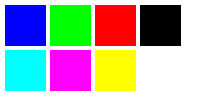
#> input picture gokPrj/image_processing/color_img.png, 200 x 100 px
$ python test.py
#> lines starting #> are read from the running program, lines starting #| are printed output that depends on the picture; after the words box and inside, x2 and y2 are one past the last pixel; in counts of white or black regions, pixels touching at a corner belong together
### gokPrj/image_processing/color_component.py
import cv2 as cv
from utilities import show_in_matplotlib


def get_channel(img, channel):
    b = img[:, :, channel]
    # g = img[:,:,1]
    # r = img[:,:,2]
    return b


def remove_channel(img, channel):
    imgCopy = img.copy()
    imgCopy[:, :, channel] = 0

    return imgCopy


# [15 lines left out: function remove_channel_v0, not called in this run]


# [12 lines that do not run on import are left out]

### gokPrj/image_processing/image_scale.py
import cv2 as cv
from utilities import show_in_matplotlib


# [8 lines left out: function double_size, not called in this run]


def half_size(img):
    return cv.resize(img, None, fx=.5, fy=.5,
                     interpolation=cv.INTER_NEAREST)


def enlarge(img, fx, fy):
    '''
    enlarge an image by factor fx and fy on width and height respectively

    @fx: width factor
    @fy: height factor

    '''
    img_resized = cv.resize(img,  None, fx=fx, fy=fx,
                            interpolation=cv.INTER_AREA)
    return img_resized

# [8 lines left out: function reduce, not called in this run]

# [15 lines that do not run on import are left out]

### gokPrj/image_processing/test.py

import cv2 as cv
import matplotlib.pyplot as plt
from color_component import get_channel, remove_channel
from gokPrj.image_processing.image_scale import enlarge

img = cv.imread('color_img.png')
#> img is the input picture: shape (100, 200, 3); mean B, G, R 169.3, 169.3, 169.3

imgRGB = img[:, :, ::-1]
plt.subplot(3, 1, 1)
plt.imshow(imgRGB)
plt.title("original")

ch = 1
imgSingleChannel = get_channel(img, ch)
#> in get_channel, `b = img[:, :, channel]`:
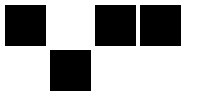
#> b: shape (100, 200); 66.4% white; 4 black regions, box (x1, y1, x2, y2) and area: (5, 5, 46, 46) 1681, (95, 5, 136, 46) 1681, (140, 5, 181, 46) 1681, (50, 50, 91, 91) 1681
imgRGB = cv.cvtColor(imgSingleChannel, cv.COLOR_BGR2RGB)
plt.subplot(3, 1, 2)
plt.imshow(imgRGB)
plt.title(f"Channel {ch} only")


imgChannelRemoved = remove_channel(img, ch)
#> in remove_channel, `imgCopy[:, :, channel] = 0`:
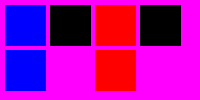
#> imgCopy: shape (100, 200, 3); mean B, G, R 169.3, 0, 169.3
imgRGB = imgChannelRemoved[:, :, ::-1]
plt.subplot(3, 1, 3)
plt.imshow(imgRGB)
plt.title(f"Channel {ch} removed")


plt.tight_layout()
plt.show()
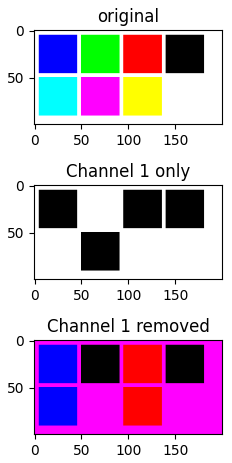
#> figure drawn by matplotlib, 3 panels

img3ple = enlarge(img, 3,3)
imgRGB = img3ple[:, :, ::-1]
#> imgRGB: shape (300, 600, 3)
plt.imshow(imgRGB)
plt.title(f"Triple")


plt.tight_layout()
plt.show()
